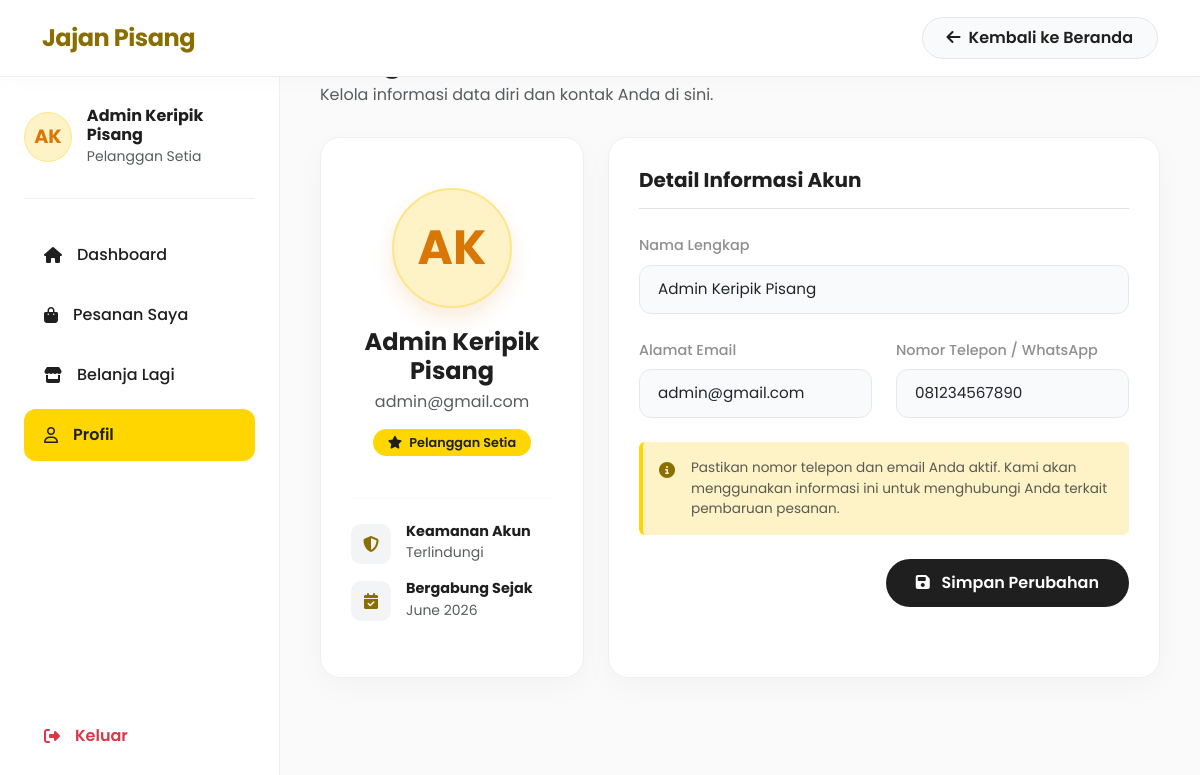
Page /user/profil_user.php (signed in) on the committed database.
### tables this page shows
CREATE TABLE `users` (
  `id` int(11) NOT NULL,
  `name` varchar(100) NOT NULL,
  `email` varchar(150) NOT NULL,
  `password` varchar(255) NOT NULL,
  `phone` varchar(20) DEFAULT NULL,
  `address` text DEFAULT NULL,
  `role` enum('admin','user') NOT NULL DEFAULT 'user',
  `avatar` varchar(255) DEFAULT 'default.png',
  `is_active` tinyint(1) NOT NULL DEFAULT 1,
  `created_at` timestamp NOT NULL DEFAULT current_timestamp(),
  `updated_at` timestamp NOT NULL DEFAULT current_timestamp() ON UPDATE current_timestamp()
);

### user/profil_user.php (the view, shortened to what this page needs)
<?php
require '../database/koneksi.php';
$user_id = $_SESSION['user_id'];
$query_user = "SELECT * FROM users WHERE id = $user_id";
$result_user = mysqli_query($koneksi, $query_user);
$user_data = mysqli_fetch_assoc($result_user);
$nama_lengkap = $user_data['name'];
$email = $user_data['email'];
$telepon = isset($user_data['phone']) ? $user_data['phone'] : '';
$kata = explode(" ", $nama_lengkap);
$inisial = strtoupper(substr($kata[0], 0, 1) . (isset($kata[1]) ? substr($kata[1], 0, 1) : ''));
?>
<!DOCTYPE html>
<html lang="id">
<head>
    <link href="https://cdn.jsdelivr.net/npm/bootstrap@5.3.0/dist/css/bootstrap.min.css" rel="stylesheet">
    <link rel="stylesheet" href="https://cdnjs.cloudflare.com/ajax/libs/font-awesome/6.4.0/css/all.min.css">
</head>
<body>
    <?php include '../navbar_login.php'; ?>
    <aside class="sidebar">
        <a href="../index.php" class="brand-logo">
        </a>
        <div class="user-profile-summary">
            <div class="user-avatar-small"><?= $inisial ?></div>
            <div>
                <h6 class="mb-0 fw-bold"><?= htmlspecialchars($nama_lengkap) ?></h6>
                <small class="text-muted">Pelanggan Setia</small>
            </div>
        </div>
        <ul class="sidebar-menu">
            <li><a href="dashboard.php" class="menu-link"><i class="fas fa-home"></i> Dashboard</a></li>
            <li><a href="pesanan.php" class="menu-link"><i class="fas fa-shopping-bag"></i> Pesanan Saya</a></li>
            <li><a href="../index.php" class="menu-link"><i class="fas fa-store"></i> Belanja Lagi</a></li>
            <li><a href="profil_user.php" class="menu-link active"><i class="far fa-user"></i> Profil</a></li>
        </ul>
        <a href="../logout.php" class="menu-link logout-btn"><i class="fas fa-sign-out-alt"></i> Keluar</a>
    </aside>
    <main class="main-content">
        <header class="page-header">
            <h1 class="page-title">Pengaturan Profil</h1>
            <p class="text-muted">Kelola informasi data diri dan kontak Anda di sini.</p>
        </header>
        <div class="row g-4">
            <div class="col-xl-4 col-lg-5">
                <div class="profile-card h-100">
                    <div class="avatar-large-container">
                        <div class="user-avatar-large"><?= $inisial ?></div>
                        <h4 class="fw-bold mb-1"><?= htmlspecialchars($nama_lengkap) ?></h4>
                        <p class="text-muted mb-3"><?= htmlspecialchars($email) ?></p>
                        <span class="badge-role"><i class="fas fa-star me-1"></i> Pelanggan Setia</span>
                    </div>
                    <hr class="my-4" style="border-color: #EFEFEF;">
                    <div class="d-flex align-items-center mb-3">
                        <div style="width: 40px; height: 40px; border-radius: 10px; background: #F3F4F6; display: flex; align-items: center; justify-content: center; color: var(--secondary); margin-right: 15px;">
                            <i class="fas fa-shield-alt"></i>
                        </div>
                        <div>
                            <h6 class="mb-0 fw-bold" style="font-size: 0.9rem;">Keamanan Akun</h6>
                            <small class="text-muted">Terlindungi</small>
                        </div>
                    </div>
                    <div class="d-flex align-items-center">
                        <div style="width: 40px; height: 40px; border-radius: 10px; background: #F3F4F6; display: flex; align-items: center; justify-content: center; color: var(--secondary); margin-right: 15px;">
                            <i class="fas fa-calendar-check"></i>
                        </div>
                        <div>
                            <h6 class="mb-0 fw-bold" style="font-size: 0.9rem;">Bergabung Sejak</h6>
                            <small class="text-muted"><?= date('F Y', strtotime($user_data['created_at'])) ?></small>
                        </div>
                    </div>
                </div>
            </div>
            <div class="col-xl-8 col-lg-7">
                <div class="profile-card h-100">
                    <h5 class="fw-bold mb-4 border-bottom pb-3">Detail Informasi Akun</h5>
                    <form action="profil_user.php" method="POST">
                        <div class="row">
                            <div class="col-md-12 mb-4">
                                <label class="form-label">Nama Lengkap</label>
                                <input type="text" name="name" class="form-control" value="<?= htmlspecialchars($nama_lengkap) ?>" required>
                            </div>
                            <div class="col-md-6 mb-4">
                                <label class="form-label">Alamat Email</label>
                                <input type="email" name="email" class="form-control" value="<?= htmlspecialchars($email) ?>" required>
                            </div>
                            <div class="col-md-6 mb-4">
                                <label class="form-label">Nomor Telepon / WhatsApp</label>
                                <input type="text" name="phone" class="form-control" value="<?= htmlspecialchars($telepon) ?>" placeholder="Contoh: 08123456789">
                            </div>
                        </div>
                        <div class="p-3 mb-4 rounded" style="background-color: #FEF3C7; border-left: 4px solid var(--primary);">
                            <div class="d-flex">
                                <i class="fas fa-info-circle me-3 mt-1" style="color: var(--secondary);"></i>
                                <p class="mb-0 text-muted" style="font-size: 0.85rem;">
                                    Pastikan nomor telepon dan email Anda aktif. Kami akan menggunakan informasi ini untuk menghubungi Anda terkait pembaruan pesanan.
                                </p>
                            </div>
                        </div>
                        <div class="text-end">
                            <button type="submit" class="btn-save">
                                <i class="fas fa-save me-2"></i> Simpan Perubahan
                            </button>
                        </div>
                    </form>
                </div>
            </div>
        </div>
    </main>
</body>
</html>

### user/profil_user.php (style rules this page uses)
:root { --primary: #FFD600; --secondary: #8A6F00; --bg-main: #FAFAFA; --bg-sidebar: #FFFFFF; --card-bg: #FFFFFF; --text-dark: #1F1F1F; --text-muted: #8E8E93; --border-color: #EFEFEF; --radius-lg: 20px; --radius-md: 12px; --radius-pill: 50px; --shadow-soft: 0 10px 30px rgba(0, 0, 0, 0.03); --sidebar-width: 280px; --transition: all 0.3s ease; }
body { font-family: 'Poppins', sans-serif; background-color: var(--bg-main); color: var(--text-dark); margin: 0; display: flex; height: 100vh; overflow: hidden; }
.sidebar { width: var(--sidebar-width); height: 100vh; position: fixed; top: 0; left: 0; background-color: var(--bg-sidebar); border-right: 1px solid var(--border-color); padding: 30px 24px; display: flex; flex-direction: column; z-index: 100; }
.brand-logo { font-size: 1.5rem; font-weight: 700; color: var(--secondary); text-decoration: none; margin-bottom: 40px; display: flex; align-items: center; gap: 10px; }
.user-profile-summary { display: flex; align-items: center; gap: 15px; margin-bottom: 30px; padding-bottom: 30px; border-bottom: 1px solid var(--border-color); }
.user-avatar-small { width: 50px; height: 50px; border-radius: 50%; object-fit: cover; background-color: #FEF3C7; display: flex; align-items: center; justify-content: center; font-weight: 700; color: #D97706; font-size: 1.2rem; border: 1px solid #FDE68A; }
.sidebar-menu { list-style: none; padding: 0; flex-grow: 1; }
.menu-link { display: flex; align-items: center; gap: 15px; padding: 14px 20px; color: var(--text-dark); font-weight: 500; border-radius: var(--radius-md); text-decoration: none; transition: var(--transition); margin-bottom: 8px; }
.menu-link.active { background-color: var(--primary); font-weight: 600; }
.logout-btn { color: #DC3545; font-weight: 600; margin-top: auto; }
.main-content { margin-left: var(--sidebar-width); padding: 40px; flex-grow: 1; overflow-y: auto; height: 100vh; }
.page-header { margin-bottom: 30px; }
.page-title { font-weight: 700; font-size: 2rem; color: var(--text-dark); margin-bottom: 5px; }
.profile-card { background-color: var(--card-bg); border-radius: var(--radius-lg); box-shadow: var(--shadow-soft); border: 1px solid var(--border-color); padding: 30px; margin-bottom: 25px; }
.avatar-large-container { text-align: center; padding: 20px 0; }
.user-avatar-large { width: 120px; height: 120px; border-radius: 50%; background-color: #FEF3C7; display: inline-flex; align-items: center; justify-content: center; font-weight: 700; color: #D97706; font-size: 3rem; border: 2px solid #FDE68A; margin-bottom: 20px; box-shadow: 0 10px 20px rgba(217, 119, 6, 0.15); }
.badge-role { background-color: var(--primary); color: var(--text-dark); padding: 5px 15px; border-radius: var(--radius-pill); font-size: 0.8rem; font-weight: 600; }
.form-label { font-weight: 500; color: var(--text-muted); font-size: 0.9rem; margin-bottom: 8px; }
.form-control { border-radius: 12px; padding: 12px 18px; border: 1px solid #E5E7EB; background-color: #F9FAFB; font-size: 0.95rem; transition: var(--transition); }
.btn-save { background-color: var(--text-dark); color: #fff; border-radius: var(--radius-pill); padding: 12px 30px; font-weight: 600; transition: var(--transition); border: none; }

### rows in the picture
users: name "AK", name "Admin Keripik Pisang", email "admin@gmail.com", created_at "June 2026", phone "081234567890"
